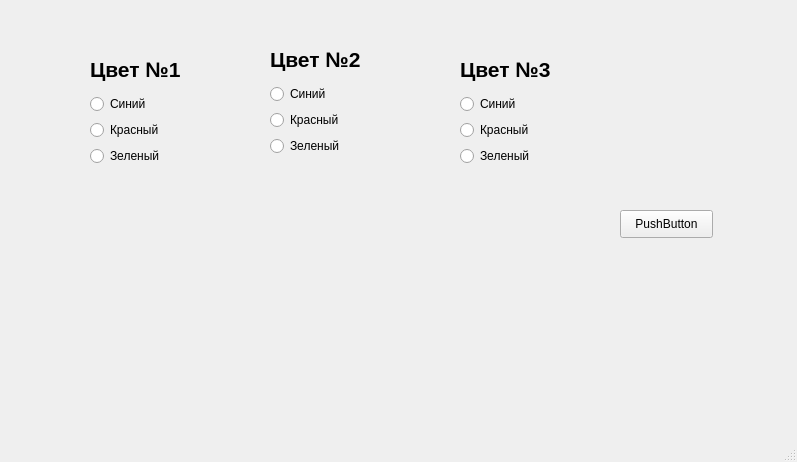
<?xml version="1.0" encoding="UTF-8"?>
<ui version="4.0">
 <class>MainWindow</class>
 <widget class="QMainWindow" name="MainWindow">
  <property name="geometry">
   <rect>
    <x>0</x>
    <y>0</y>
    <width>797</width>
    <height>462</height>
   </rect>
  </property>
  <property name="windowTitle">
   <string>MainWindow</string>
  </property>
  <widget class="QWidget" name="centralwidget">
   <widget class="QLabel" name="label_4">
    <property name="geometry">
     <rect>
      <x>100</x>
      <y>220</y>
      <width>231</width>
      <height>28</height>
     </rect>
    </property>
    <property name="text">
     <string/>
    </property>
   </widget>
   <widget class="QPushButton" name="pushButton">
    <property name="geometry">
     <rect>
      <x>620</x>
      <y>210</y>
      <width>93</width>
      <height>28</height>
     </rect>
    </property>
    <property name="text">
     <string>PushButton</string>
    </property>
   </widget>
   <widget class="QWidget" name="">
    <property name="geometry">
     <rect>
      <x>270</x>
      <y>40</y>
      <width>127</width>
      <height>116</height>
     </rect>
    </property>
    <layout class="QVBoxLayout" name="verticalLayout_2">
     <item>
      <widget class="QLabel" name="label_2">
       <property name="font">
        <font>
         <pointsize>16</pointsize>
         <weight>75</weight>
         <bold>true</bold>
        </font>
       </property>
       <property name="text">
        <string>Цвет №2</string>
       </property>
      </widget>
     </item>
     <item>
      <widget class="QRadioButton" name="radioButton_2_b">
       <property name="text">
        <string>Синий</string>
       </property>
      </widget>
     </item>
     <item>
      <widget class="QRadioButton" name="radioButton_2_r">
       <property name="text">
        <string>Красный</string>
       </property>
      </widget>
     </item>
     <item>
      <widget class="QRadioButton" name="radioButton_2_g">
       <property name="text">
        <string>Зеленый</string>
       </property>
      </widget>
     </item>
    </layout>
   </widget>
   <widget class="QWidget" name="">
    <property name="geometry">
     <rect>
      <x>460</x>
      <y>50</y>
      <width>127</width>
      <height>116</height>
     </rect>
    </property>
    <layout class="QVBoxLayout" name="verticalLayout_3">
     <item>
      <widget class="QLabel" name="label_3">
       <property name="font">
        <font>
         <pointsize>16</pointsize>
         <weight>75</weight>
         <bold>true</bold>
        </font>
       </property>
       <property name="text">
        <string>Цвет №3</string>
       </property>
      </widget>
     </item>
     <item>
      <widget class="QRadioButton" name="radioButton_3_b">
       <property name="text">
        <string>Синий</string>
       </property>
      </widget>
     </item>
     <item>
      <widget class="QRadioButton" name="radioButton_3_r">
       <property name="text">
        <string>Красный</string>
       </property>
      </widget>
     </item>
     <item>
      <widget class="QRadioButton" name="radioButton_3_g">
       <property name="text">
        <string>Зеленый</string>
       </property>
      </widget>
     </item>
    </layout>
   </widget>
   <widget class="QWidget" name="">
    <property name="geometry">
     <rect>
      <x>90</x>
      <y>50</y>
      <width>127</width>
      <height>116</height>
     </rect>
    </property>
    <layout class="QVBoxLayout" name="verticalLayout">
     <item>
      <widget class="QLabel" name="label">
       <property name="font">
        <font>
         <pointsize>16</pointsize>
         <weight>75</weight>
         <bold>true</bold>
        </font>
       </property>
       <property name="text">
        <string>Цвет №1</string>
       </property>
      </widget>
     </item>
     <item>
      <widget class="QRadioButton" name="radioButton_1_b">
       <property name="text">
        <string>Синий</string>
       </property>
      </widget>
     </item>
     <item>
      <widget class="QRadioButton" name="radioButton_1_r">
       <property name="text">
        <string>Красный</string>
       </property>
      </widget>
     </item>
     <item>
      <widget class="QRadioButton" name="radioButton_1_g">
       <property name="text">
        <string>Зеленый</string>
       </property>
      </widget>
     </item>
    </layout>
   </widget>
  </widget>
  <widget class="QMenuBar" name="menubar">
   <property name="geometry">
    <rect>
     <x>0</x>
     <y>0</y>
     <width>797</width>
     <height>26</height>
    </rect>
   </property>
  </widget>
  <widget class="QStatusBar" name="statusbar"/>
 </widget>
 <resources/>
 <connections/>
</ui>
